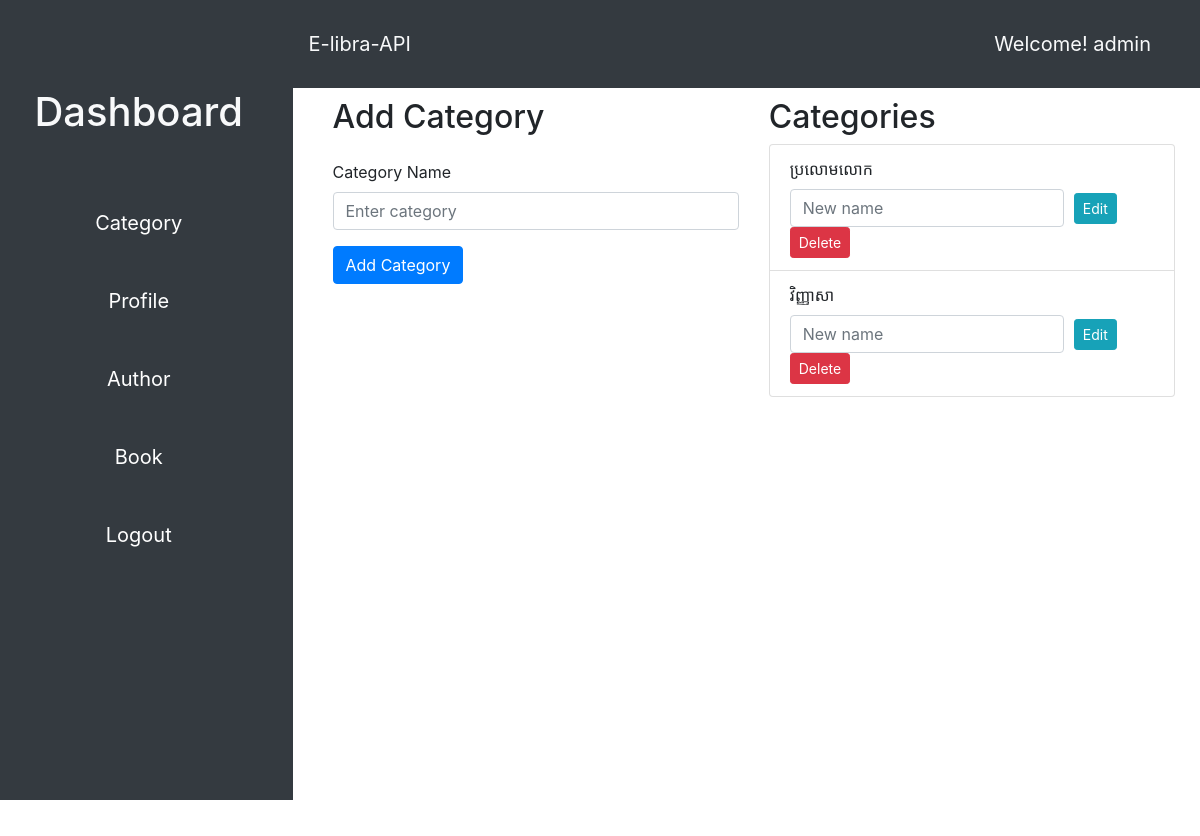
Before: /category (signed in) with the older database file.
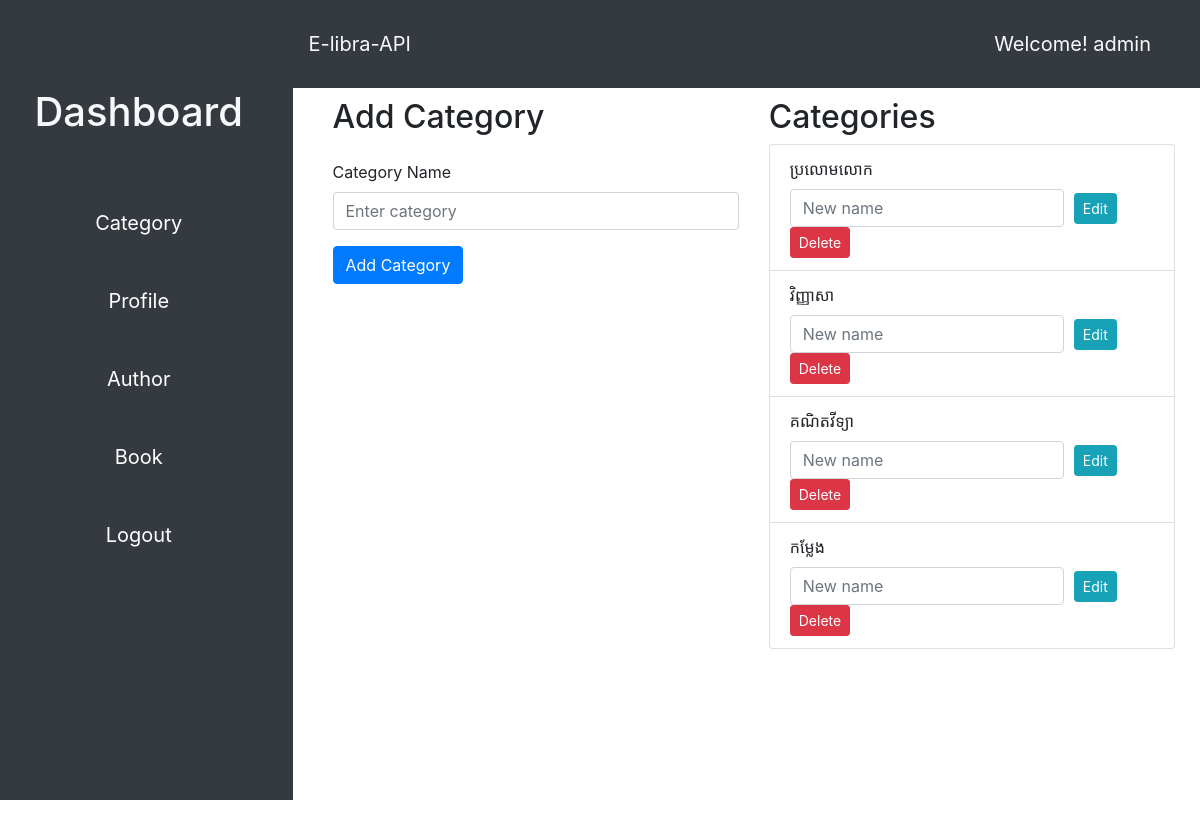
After: the same page with the newer database file.
### app/models/__init__.py (models this page shows)
class User(db.Model, UserMixin):
    id = db.Column(db.Integer, primary_key=True)
    username = db.Column(db.String(50), unique=True, nullable=False)
    email = db.Column(db.String(120), nullable=False, unique=True)
    password_hash = db.Column(db.String, nullable=False)
    gender = db.Column(db.String(10))
    role = db.Column(db.String)
    profile = db.relationship('Profile', back_populates='user')

class Category(db.Model):
    id = db.Column(db.Integer, primary_key=True)
    name = db.Column(db.String(100), nullable=False, unique=True)
    books = db.relationship('Book', back_populates='category')

### app/views/main.py (the view, shortened to what this page needs)
@main.route('/category', methods=['GET', 'POST'])
@login_required
def category():
    username = current_user.username
    form = CategoryForm()
    categories = Category.query.all()
    return render_template('category.html', form=form, username=username, categories=categories)

### app/views/auth/form.py
class CategoryForm(FlaskForm):
    name = StringField('Category Name', validators=[DataRequired()], render_kw={'placeholder': 'Enter category'})
    submit = SubmitField('Submit')

### app/views/auth/auth.py (called while the page is built)
@login_manager.user_loader
def load_user(username):
    return User.query.get(username)

### app/templates/category.html (shortened to what this page needs)
{% extends 'base.html' %}
{% block content %}
<div class="container">
    <div class="row">
        <div class="col-md-6">
            <h2>Add Category</h2>
            <form method="post" action="{{ url_for('main.category') }}" class="mt-4">
                <div class="form-group">
                    {{ form.name.label(class="form-label") }}
                    {{ form.name(class="form-control", placeholder="Enter category") }}
                </div>
                <button type="submit" class="btn btn-primary">Add Category</button>
            </form>
        </div>
        <div class="col-md-6">
            <h2>Categories</h2>
            <ul class="list-group">
                {% for category in categories %}
                    <li class="list-group-item">
                        {{ category.name }}
                        <form method="post" action="{{ url_for('main.category') }}">
                            <div class="form-row align-items-center mt-2">
                                <div class="col-auto">
                                    <input type="text" name="new_name" class="form-control" placeholder="New name" />
                                </div>
                                <div class="col-auto">
                                    <button type="submit" name="edit_category" class="btn btn-sm btn-info">Edit</button>
                                </div>
                                <div class="col-auto">
                                    <button type="submit" name="delete_category" class="btn btn-sm btn-danger">Delete</button>
                                </div>
                            </div>
                        </form>
                    </li>
                {% endfor %}
            </ul>
        </div>
    </div>
</div>
{% endblock %}

### app/templates/base.html (shortened to what this page needs)
<!DOCTYPE html>
<html lang="en">
  <head>
    <link href="https://stackpath.bootstrapcdn.com/bootstrap/4.3.1/css/bootstrap.min.css" rel="stylesheet" />
    <link rel="stylesheet" href="{{ url_for('static', filename='style.css') }}" />
  </head>
  <body>
    <div class="container-fluid">
      <div class="row">
        <aside class="col-md-3 col-lg-3 sidebar bg-dark">
          <div class="sidebar-sticky">
            <ul class="nav flex-column">
              {% if current_user.is_authenticated %}
              <h1 class="text-light my-5 text-center">Dashboard</h1>
              <li class="nav-item my-3 text-center">
                <a href="{{ url_for('main.category') }}" class="nav-link">Category</a>
              </li>
              <li class="nav-item my-3 text-center">
                <a href="{{ url_for('main.profile') }}" class="nav-link">Profile</a>
              </li>
              <li class="nav-item my-3 text-center">
                <a href="{{ url_for('main.author') }}" class="nav-link">Author</a>
              </li>
              <li class="nav-item my-3 text-center">
                <a href="{{ url_for('main.book') }}" class="nav-link">Book</a>
              </li>
              <li class="nav-item my-3 text-center">
                <a href="{{ url_for('auth.logout') }}" class="nav-link">Logout</a>
              </li>
              {% endif %}
            </ul>
          </div>
        </aside>
        <div class="w-auto col-lg-9 col-md-9">
          <section class="hero">
            <div class="hero-head">
              <nav class="navbar navbar-expand-lg d-flex navbar-light py-4 bg-dark justify-content-between">
                <a href="{{ url_for('main.index') }}" class="navbar-brand text-light text-center"
                  >E-libra-API</a
                >
                <span class="d-flex navbar-brand text-light text-center mr-5">Welcome! {{username}}</span>
              </nav>
            </div>
            <div class="hero-body">
              <div class="container has-text-centered">{% block content %}{% endblock %}</div>
            </div>
          </section>
        </div>
      </div>
    </div>
  </body>
</html>

### app/static/style.css (style rules this page uses)
.hero-body { padding: 10px; width: 100%; height: 90vh; background-color: #ffffff; }
.sidebar { width: 20%; }
.navbar { width: auto; margin-bottom: 5px; }
.nav-item { width: 100%; align-items: center; }
.row { height: 100vh; }
.sidebar-sticky { margin-top: 20px; font-size: 20px; }
.col-lg-9 { padding: 0; }
.container-fluid { height: 100vh; width: 100%; }
.hero { display: flex; flex-direction: column; justify-content: center; align-items: center; height: 100%; width: auto; }
.hero-head { width: 100%; }
.hero-body { flex-grow: 1; }

### app/templates/base.html (style rules this page uses)
html, body { height: 100%; }
.container-fluid { height: 100%; padding-right: 0; padding-left: 0; }
.sidebar { height: 100%; background-color: #343a40; padding: 20px; }
.sidebar-sticky { position: sticky; top: 0; padding-bottom: 20px; }
.nav-link { color: #fff; }
.navbar { margin-bottom: 0; }

Changed rows visible on the page:
added Category: name "គណិតវីទ្យា"
added Category: name "កម្លែង"
